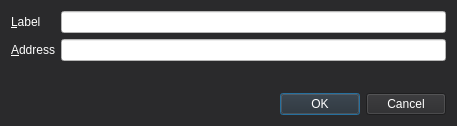
<?xml version="1.0" encoding="UTF-8"?>
<ui version="4.0">
 <class>EditAddressDialog</class>
 <widget class="QDialog" name="EditAddressDialog">
  <property name="geometry">
   <rect>
    <x>0</x>
    <y>0</y>
    <width>457</width>
    <height>126</height>
   </rect>
  </property>
  <property name="windowTitle">
   <string>Edit Address</string>
  </property>
  <property name="styleSheet">
   <string notr="true">background: rgb(42,42,44); color: white</string>
  </property>
  <layout class="QVBoxLayout" name="verticalLayout">
   <item>
    <layout class="QFormLayout" name="formLayout">
     <property name="fieldGrowthPolicy">
      <enum>QFormLayout::AllNonFixedFieldsGrow</enum>
     </property>
     <item row="0" column="0">
      <widget class="QLabel" name="label">
       <property name="text">
        <string>&amp;Label</string>
       </property>
       <property name="buddy">
        <cstring>labelEdit</cstring>
       </property>
      </widget>
     </item>
     <item row="0" column="1">
      <widget class="QLineEdit" name="labelEdit">
       <property name="toolTip">
        <string>The label associated with this address book entry</string>
       </property>
       <property name="styleSheet">
        <string notr="true">background: white; color: rgb(42,42,44)</string>
       </property>
      </widget>
     </item>
     <item row="1" column="0">
      <widget class="QLabel" name="label_2">
       <property name="text">
        <string>&amp;Address</string>
       </property>
       <property name="buddy">
        <cstring>addressEdit</cstring>
       </property>
      </widget>
     </item>
     <item row="1" column="1">
      <widget class="QLineEdit" name="addressEdit">
       <property name="toolTip">
        <string>The address associated with this address book entry. This can only be modified for sending addresses.</string>
       </property>
       <property name="styleSheet">
        <string notr="true">background: white; color: rgb(42,42,44)</string>
       </property>
      </widget>
     </item>
    </layout>
   </item>
   <item>
    <widget class="QDialogButtonBox" name="buttonBox">
     <property name="orientation">
      <enum>Qt::Horizontal</enum>
     </property>
     <property name="standardButtons">
      <set>QDialogButtonBox::Cancel|QDialogButtonBox::Ok</set>
     </property>
    </widget>
   </item>
  </layout>
 </widget>
 <resources/>
 <connections>
  <connection>
   <sender>buttonBox</sender>
   <signal>accepted()</signal>
   <receiver>EditAddressDialog</receiver>
   <slot>accept()</slot>
   <hints>
    <hint type="sourcelabel">
     <x>248</x>
     <y>254</y>
    </hint>
    <hint type="destinationlabel">
     <x>157</x>
     <y>274</y>
    </hint>
   </hints>
  </connection>
  <connection>
   <sender>buttonBox</sender>
   <signal>rejected()</signal>
   <receiver>EditAddressDialog</receiver>
   <slot>reject()</slot>
   <hints>
    <hint type="sourcelabel">
     <x>316</x>
     <y>260</y>
    </hint>
    <hint type="destinationlabel">
     <x>286</x>
     <y>274</y>
    </hint>
   </hints>
  </connection>
 </connections>
</ui>
